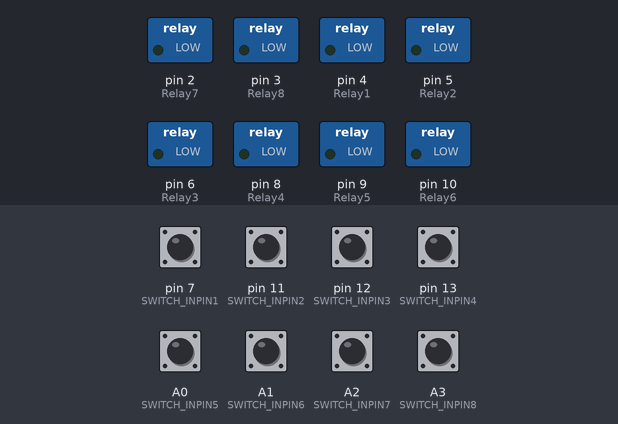
A sketch run on a simulated Arduino Uno, built with avr-gcc and run on an emulated ATmega328P. On the bench: switched loads named in the sketch (green lamp = pin HIGH). The test bench sets the inputs (shaded band); at power-on: A0 (SWITCH_INPIN5), A1 (SWITCH_INPIN6), A2 (SWITCH_INPIN7), A3 (SWITCH_INPIN8), pin 7 (SWITCH_INPIN1), pin 11 (SWITCH_INPIN2), pin 12 (SWITCH_INPIN3), pin 13 (SWITCH_INPIN4) HIGH. What the sketch prints to the serial monitor is not drawn.

Above: at 1.2 s.
1.3 s: pin 7 (SWITCH_INPIN1) pulled LOW for 0.15 s
At 1.37 s:
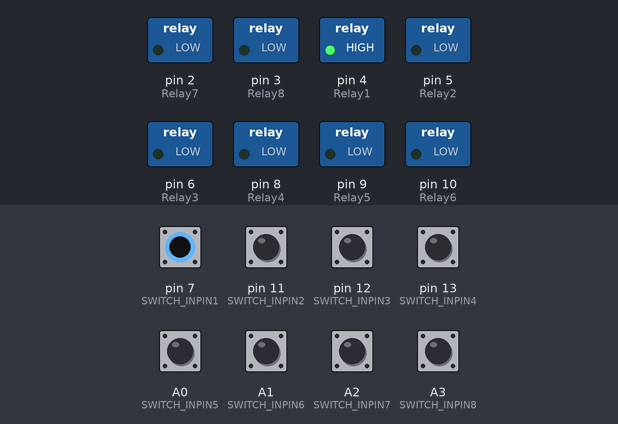
2.9 s: pin 11 (SWITCH_INPIN2) pulled LOW for 0.15 s
At 2.97 s:
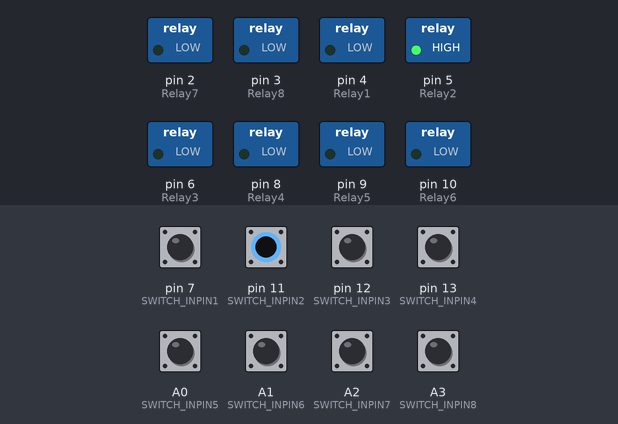
4.5 s: pin 12 (SWITCH_INPIN3) pulled LOW for 0.15 s
At 4.57 s:
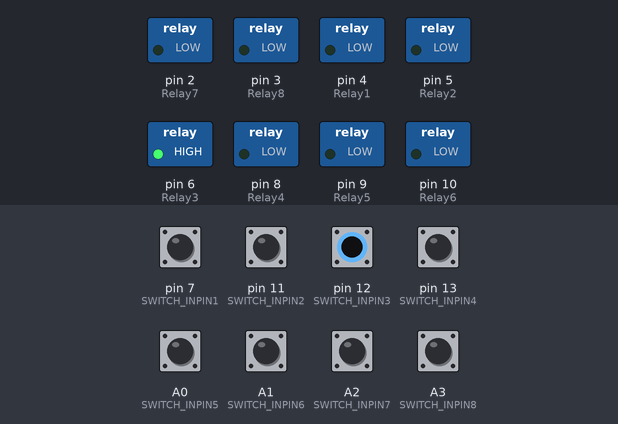
6.1 s: pin 13 (SWITCH_INPIN4) pulled LOW for 0.15 s
At 6.17 s:
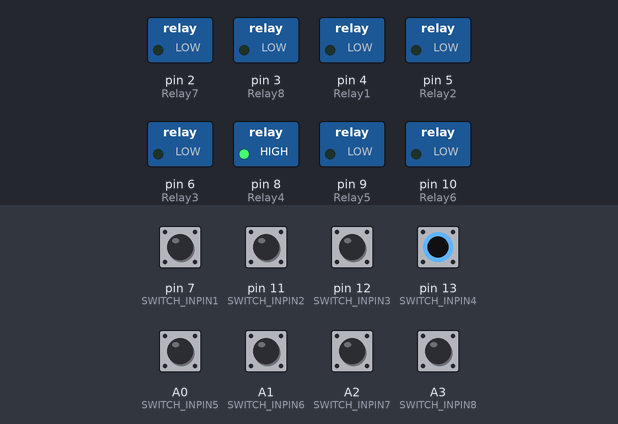
7.7 s: A0 (SWITCH_INPIN5) pulled LOW for 0.15 s
At 7.77 s:
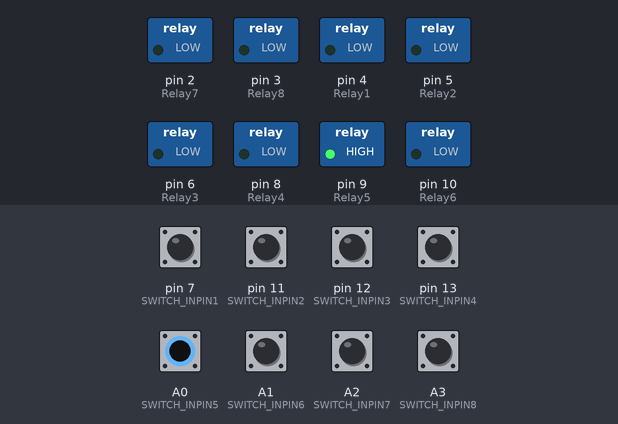
9.3 s: A1 (SWITCH_INPIN6) pulled LOW for 0.15 s
At 9.37 s:
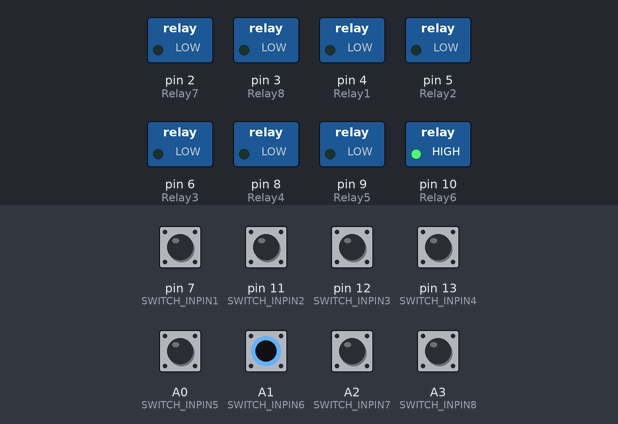
Timing chart, 0 to 11.9 s (numbered marks = the images above; inputs shaded):
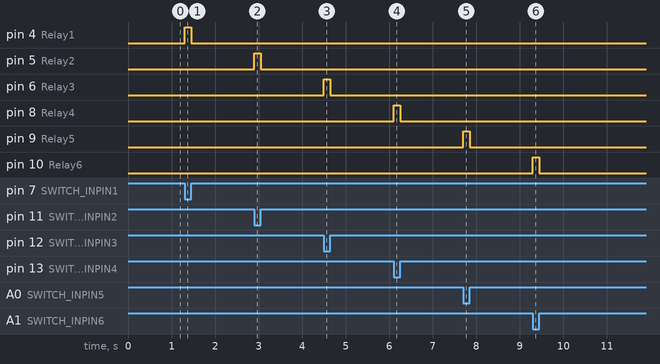

Measured:
- after the input at 1.3 s, pin 4 (Relay1): LOW → HIGH at once, → LOW 0.15 s later
- after the input at 2.9 s, pin 5 (Relay2): LOW → HIGH at once, → LOW 0.15 s later
- after the input at 4.5 s, pin 6 (Relay3): LOW → HIGH at once, → LOW 0.15 s later
- after the input at 6.1 s, pin 8 (Relay4): LOW → HIGH at once, → LOW 0.15 s later
- after the input at 7.7 s, pin 9 (Relay5): LOW → HIGH at once, → LOW 0.15 s later
- after the input at 9.3 s, pin 10 (Relay6): LOW → HIGH at once, → LOW 0.15 s later

The sketch:

Atmega328_8_relay_board_virtual_switch.ino
```cpp
//Relay
#define Relay1 4 //Gpio 4
#define Relay2 5 //Gpio 5
#define Relay3 6 //Gpio 6
#define Relay4 8 //Gpio 8
#define Relay5 9 //Gpio 9
#define Relay6 10//Gpio 10
#define Relay7 2 //Gpio 2
#define Relay8 3 //Gpio 3

//manual switch
#define SWITCH_INPIN1 7 //switch 1
#define SWITCH_INPIN2 11//switch 2
#define SWITCH_INPIN3 12//switch 3
#define SWITCH_INPIN4 13//switch 4
#define SWITCH_INPIN5 A0//switch 5
#define SWITCH_INPIN6 A1//switch 6
#define SWITCH_INPIN7 A2//switch 7
#define SWITCH_INPIN8 A3//switch 8

int switch_status1, switch_status2, switch_status3, switch_status4, switch_status5, switch_status6, switch_status7, switch_status8;
//int state_05, state_09, state_06, state_08, state_02, state_04, state_10, state_03;
//int send_status_05, send_status_09, send_status_06, send_status_08, send_status_02, send_status_04, send_status_10, send_status_03;
String serialReceived;
String serialReceived1, serialReceived2, serialReceived3, serialReceived4, serialReceived5, serialReceived6, serialReceived7, serialReceived8;
///#define Led_signal 13


void setup() {

   Serial.begin(115200);
   Serial.println("Wifi Eight Relay Board Ver0.2"); //added on 1-03-18
   pinMode(Relay1, OUTPUT); //relay1 output
   pinMode(Relay2, OUTPUT); //relay2 output
   pinMode(Relay3, OUTPUT); //relay3 output
   pinMode(Relay4, OUTPUT); //relay4 output
   pinMode(Relay5, OUTPUT); //relay5 output
   pinMode(Relay6, OUTPUT); //relay6 output
   pinMode(Relay7, OUTPUT); //relay7 output
   pinMode(Relay8, OUTPUT); //relay8 output

   pinMode(SWITCH_INPIN1, INPUT); //manual switch 1 input
   pinMode(SWITCH_INPIN2, INPUT); //manual switch 2 input
   pinMode(SWITCH_INPIN3, INPUT); //manual switch 3 input
   pinMode(SWITCH_INPIN4, INPUT); //manual switch 4 input
   pinMode(SWITCH_INPIN5, INPUT); //manual switch 5 input
   pinMode(SWITCH_INPIN6, INPUT); //manual switch 6 input
   pinMode(SWITCH_INPIN7, INPUT); //manual switch 7 input
   pinMode(SWITCH_INPIN8, INPUT); //manual switch 8 input
}

void loop() {


  if(Serial.available() > 0) {    // is a character available
   serialReceived = Serial.readStringUntil('\n');

       //Serial.println(serialReceived.substring(0,33));
        if(serialReceived.substring(0,33) == "R_1 switched via web request to 1")
                  {
            serialReceived1 = serialReceived;
        //Serial.println(serialReceived1.substring(0,33));
                  }
          if(serialReceived.substring(0,33) == "R_1 switched via web request to 0")
                  {
            serialReceived1 = serialReceived;

                  }

           if(serialReceived.substring(0,33) == "R_2 switched via web request to 1")
                  {
            serialReceived2 = serialReceived;

                  }
             if(serialReceived.substring(0,33) == "R_2 switched via web request to 0")
                  {
            serialReceived2 = serialReceived;

                  }

             if(serialReceived.substring(0,33) == "R_3 switched via web request to 1")
                  {
            serialReceived3 = serialReceived;

                  }
              if(serialReceived.substring(0,33) == "R_3 switched via web request to 0")
                  {
            serialReceived3 = serialReceived;

                  }

                  if(serialReceived.substring(0,33) == "R_4 switched via web request to 1")
                  {
            serialReceived4 = serialReceived;

                  }
                  if(serialReceived.substring(0,33) == "R_4 switched via web request to 0")
                  {
            serialReceived4 = serialReceived;

                  }

                  if(serialReceived.substring(0,33) == "R_5 switched via web request to 1")
                  {
            serialReceived5 = serialReceived;

                  }
                  if(serialReceived.substring(0,33) == "R_5 switched via web request to 0")
                  {
            serialReceived5 = serialReceived;

                  }

                       if(serialReceived.substring(0,33) == "R_6 switched via web request to 1")
                  {
            serialReceived6 = serialReceived;

                  }
                  if(serialReceived.substring(0,33) == "R_6 switched via web request to 0")
                  {
            serialReceived6 = serialReceived;
                  }

         if(serialReceived.substring(0,33) == "R_7 switched via web request to 1")
                  {
            serialReceived7 = serialReceived;

                  }
                  if(serialReceived.substring(0,33) == "R_7 switched via web request to 0")
                  {
             serialReceived7 = serialReceived;
                  }

     if(serialReceived.substring(0,33) == "R_8 switched via web request to 1")
                  {
            serialReceived8 = serialReceived;

                  }
                  if(serialReceived.substring(0,33) == "R_8 switched via web request to 0")
                  {
            serialReceived8 = serialReceived;
                  }


                  }


//Relay1-----------------------------
if(((serialReceived1.substring(0,33) == "R_1 switched via web request to 1")&&(!(digitalRead(SWITCH_INPIN1))))||((!(serialReceived1.substring(0,33) == "R_1 switched via web request to 1"))&&((digitalRead(SWITCH_INPIN1)))))  //exor logic
      {
        digitalWrite(Relay1, LOW);
       }
      else
      {
        digitalWrite(Relay1, HIGH);
     }

//Relay2-----------------------------
if(((serialReceived2.substring(0,33) == "R_2 switched via web request to 1")&&(!(digitalRead(SWITCH_INPIN2))))||((!(serialReceived2.substring(0,33) == "R_2 switched via web request to 1"))&&((digitalRead(SWITCH_INPIN2)))))  //exor logic
      {
       digitalWrite(Relay2, LOW);
       }
      else
      {
        digitalWrite(Relay2, HIGH);

      }


//Relay3-----------------------------

       if(((serialReceived3.substring(0,33) == "R_3 switched via web request to 1")&&(!(digitalRead(SWITCH_INPIN3))))||((!(serialReceived3.substring(0,33) == "R_3 switched via web request to 1"))&&((digitalRead(SWITCH_INPIN3)))))  //exor logic
      {
       digitalWrite(Relay3, LOW);

      }
      else
      {
        digitalWrite(Relay3, HIGH);
      }

//Relay4-----------------------------
       if(((serialReceived4.substring(0,33) == "R_4 switched via web request to 1")&&(!(digitalRead(SWITCH_INPIN4))))||((!(serialReceived4.substring(0,33) == "R_4 switched via web request to 1"))&&((digitalRead(SWITCH_INPIN4)))))  //exor logic
      {
       digitalWrite(Relay4, LOW);
       }
      else
      {
        digitalWrite(Relay4, HIGH);
       }

//Relay5-----------------------------
       if(((serialReceived5.substring(0,33) == "R_5 switched via web request to 1")&&(!(digitalRead(SWITCH_INPIN5))))||((!(serialReceived5.substring(0,33) == "R_5 switched via web request to 1"))&&((digitalRead(SWITCH_INPIN5)))))  //exor logic
      {
       digitalWrite(Relay5, LOW);
      }
      else
      {
        digitalWrite(Relay5, HIGH);
       }

//Relay6-----------------------------
       if(((serialReceived6.substring(0,33) == "R_6 switched via web request to 1")&&(!(digitalRead(SWITCH_INPIN6))))||((!(serialReceived6.substring(0,33) == "R_6 switched via web request to 1"))&&((digitalRead(SWITCH_INPIN6)))))  //exor logic
      {
       digitalWrite(Relay6, LOW);
       }
      else
      {
        digitalWrite(Relay6, HIGH);
       }

//Relay7-----------------------------
       if(((serialReceived7.substring(0,33) == "R_7 switched via web request to 1")&&(!(digitalRead(SWITCH_INPIN7))))||((!(serialReceived7.substring(0,33) == "R_7 switched via web request to 1"))&&((digitalRead(SWITCH_INPIN7)))))  //exor logic
      {

      digitalWrite(Relay7, LOW);
       }
      else
      {
        digitalWrite(Relay7, HIGH);
      }

//Relay8-----------------------------
       if(((serialReceived8.substring(0,33) == "R_8 switched via web request to 1")&&(!(digitalRead(SWITCH_INPIN8))))||((!(serialReceived8.substring(0,33) == "R_8 switched via web request to 1"))&&((digitalRead(SWITCH_INPIN8)))))  //exor logic
      {
       digitalWrite(Relay8, LOW);
       }
      else
      {
        digitalWrite(Relay8, HIGH);
       }


   }
```
